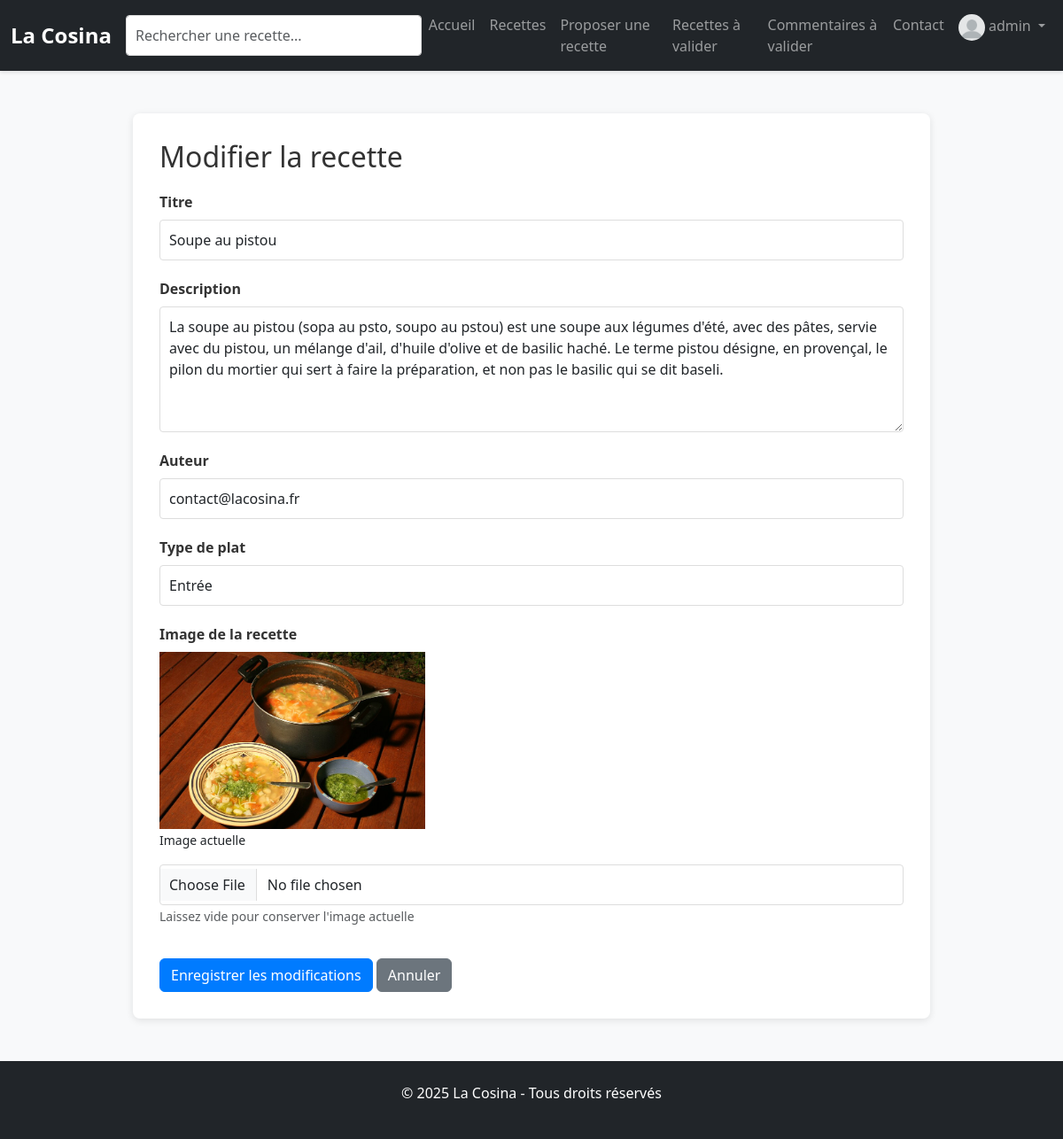
Page /?c=Recette&a=modifier&id=11 (signed in) on the committed database.
### tables this page shows
CREATE TABLE `recettes` (
    `id` int NOT NULL AUTO_INCREMENT,
    `titre` varchar(100) NOT NULL,
    `description` text NOT NULL,
    `auteur` varchar(100) NOT NULL,
    `image` varchar(100) DEFAULT NULL,
    `date_creation` datetime NOT NULL,
    `type_plat` enum('Entrée', 'Plat', 'Dessert') DEFAULT 'Plat',
    `isApproved` tinyint(1) DEFAULT 1,
    PRIMARY KEY (`id`)
);

### models/Recette.php (called while the page is built, shortened)
<?php
class Recette
{
    private $pdo;
    public function __construct($pdo)
    {
        $this->pdo = $pdo;
    }
    public function getById($id)
    {
        $sql = "SELECT * FROM recettes WHERE id = ?";
        $stmt = $this->pdo->prepare($sql);
        $stmt->execute([$id]);
        return $stmt->fetch(PDO::FETCH_ASSOC);
    }
}
?>

### views/Recette/modifier.php (the view, shortened to what this page needs)
<h2>Modifier la recette</h2>
<form method="POST" action="index.php?c=Recette&a=enregistrer" enctype="multipart/form-data">
    <div class="form-group">
        <label for="titre">Titre</label>
        <input type="text" class="form-control" id="titre" name="titre" value="<?php echo htmlspecialchars($recette['titre']); ?>" required>
    </div>
    <div class="form-group">
        <label for="description">Description</label>
        <textarea class="form-control" id="description" name="description" rows="5" required><?php echo htmlspecialchars($recette['description']); ?></textarea>
    </div>
    <div class="form-group">
        <label for="auteur">Auteur</label>
        <input type="email" class="form-control" id="auteur" name="auteur" value="<?php echo htmlspecialchars($recette['auteur']); ?>" required>
    </div>
    <div class="form-group">
        <label for="type_plat">Type de plat</label>
        <select class="form-control" id="type_plat" name="type_plat" required>
            <option value="Entrée" <?php echo (isset($recette['type_plat']) && $recette['type_plat'] === 'Entrée') ? 'selected' : ''; ?>>Entrée</option>
        </select>
    </div>
    <div class="form-group">
        <label for="image">Image de la recette</label>
        <?php if ($recette['image']): ?>
            <div class="mb-2">
                <img src="<?php echo $recette['image']; ?>" alt="<?php echo htmlspecialchars($recette['titre']); ?>" style="max-height: 200px;">
                <p><small>Image actuelle</small></p>
            </div>
        <?php endif; ?>
        <input type="file" class="form-control" id="image" name="image" accept="image/*">
        <small class="form-text text-muted">Laissez vide pour conserver l'image actuelle</small>
    </div>
    <button type="submit" class="btn btn-primary mt-3">Enregistrer les modifications</button>
    <a href="index.php?c=Recette&a=detail&id=<?php echo $recette['id']; ?>" class="btn btn-secondary mt-3">Annuler</a>
</form>

### css/style.css (style rules this page uses)
body { background-color: #f8f9fa; font-family: 'Segoe UI', Tahoma, Geneva, Verdana, sans-serif; }
.btn-primary { background-color: #007bff; border-color: #007bff; }
.form-group { margin-bottom: 20px; }
.form-group label { font-weight: 600; margin-bottom: 8px; color: #333; }
.form-control { border: 1px solid #ddd; border-radius: 4px; padding: 10px; }
h1, h2 { color: #333; margin-bottom: 20px; }
a { color: #007bff; text-decoration: none; }

### rows in the picture
recettes: titre "Soupe au pistou", description "La soupe au pistou (sopa au psto, soupo au pstou) est une soupe aux légumes d'été, avec des pâtes, servie avec du pistou, un mélange d'ail, d'huile d'olive et de basilic haché. Le terme pistou désigne, en provençal, le pilon du mortier qui sert à faire la préparation, et non pas le basilic qui se dit baseli.", auteur "contact@lacosina.fr", type_plat "Entrée", image (picture)

### other values in the picture
$_SESSION['user_identifiant'] "admin"
